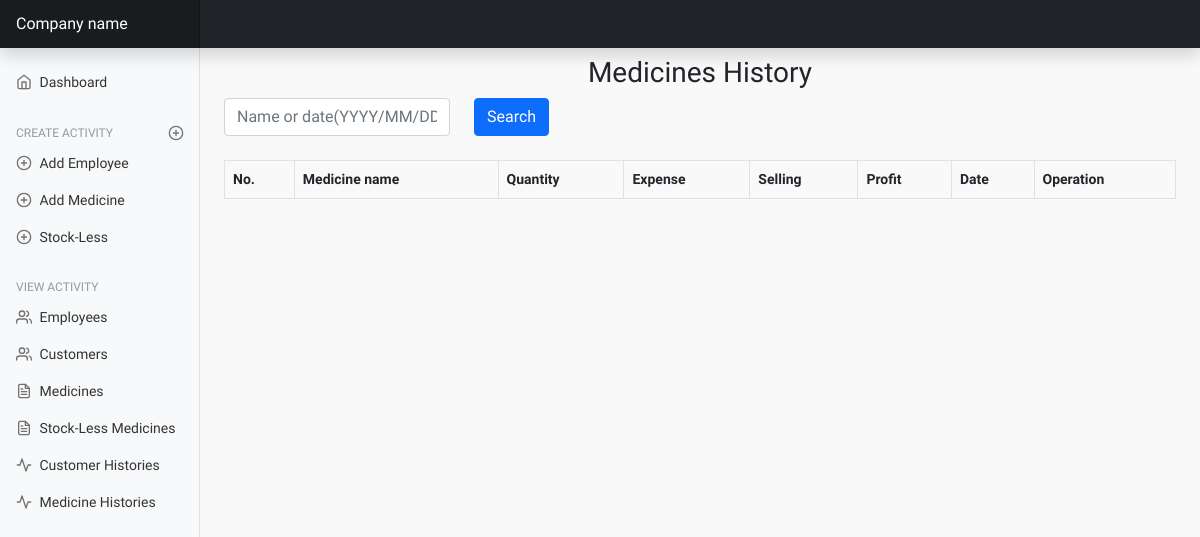
/medicine-histories/, run on an earlier commit of the app's database.
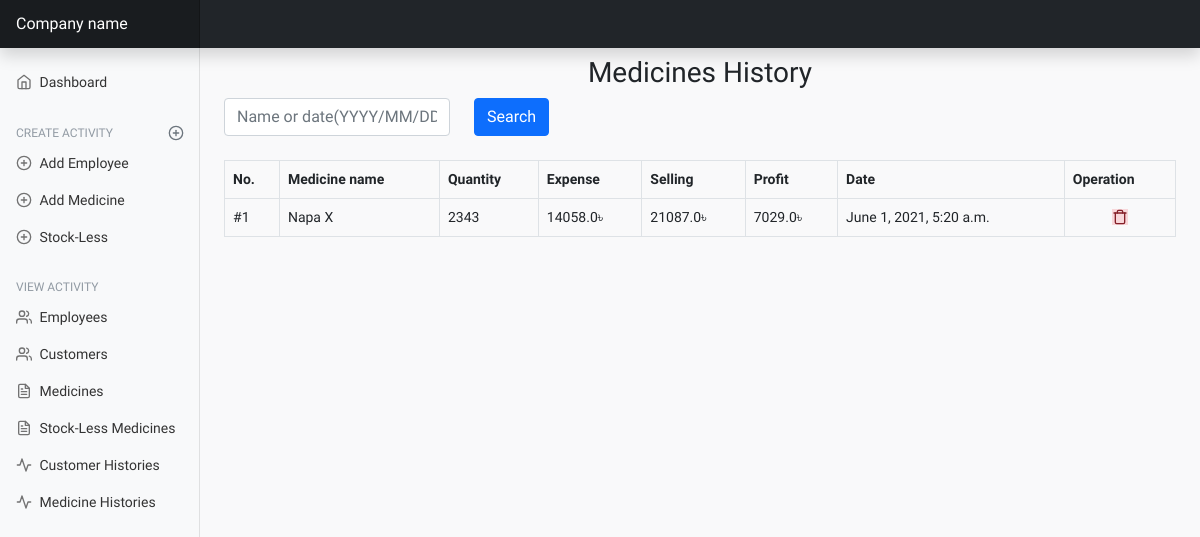
And on a later commit of the database.
### mainApp/models/medicine.py (models this page shows, shortened)
class MedicineHistory(TimeStamp):
    medicine_name = models.ForeignKey(Medicine, on_delete=models.SET_NULL, null=True)
    quantity = models.IntegerField(default=0)
    expense = models.FloatField(default=0.0)
    selling = models.FloatField(default=0.0)
    def profit(self):
        return self.selling - self.expense
    class Meta:
        ordering = ('-created_at',)
        verbose_name_plural = 'Medicine Histories'

class Medicine(TimeStamp):
    medicine_name = models.CharField(max_length=255, unique=True, null=True, blank=True)
    company_name = models.CharField(max_length=255, null=True, blank=True)
    description = models.TextField(blank=True, null=True, default='')
    location = models.CharField(max_length=50, null=True, blank=True)
    number_of_medicine = models.IntegerField(default=0, null=True, blank=True)
    original_price = models.FloatField(blank=True, null=True)
    selling_price = models.FloatField(blank=True, null=True)
    sold_number_of_medicine = models.IntegerField(default=0, blank=True, null=True)
    sold_at_a_time = models.IntegerField(default=0, blank=True, null=True)
    expire_date = models.DateField(blank=True,null=True)
    class Meta:
        ordering = ('-created_at',)
    def __str__(self):
        return str(self.medicine_name)

### mainApp/views/medicine_view.py (the view)
# urls.py: path('medicine-histories/', medicine_view.MedicineHistoryView.as_view(), name='medicine-histories'),
class MedicineHistoryView(View):
    def get(self, request):
        history = MedicineHistory.objects.all()
        search = request.GET.get('q')
        if search:
            history = MedicineHistory.objects.filter(
                Q(medicine_name__medicine_name__icontains=search) | Q(created_at__icontains=search)
            ).distinct()
        page = request.GET.get('page', 1)
        paginator = Paginator(history, per_page=5)
        try:
            all_history = paginator.page(page)
        except PageNotAnInteger as e:
            all_history = paginator.page(1)
        except EmptyPage:
            all_history = Paginator.page(paginator.num_pages)
        print("Alll histories", all_history)
        return render(request, 'medicine/medicine_history.html', {
            'histories': all_history,
        })

### mainApp/templates/medicine/medicine_history.html (shortened to what this page needs)
{% extends 'base.html' %}
{% block content %}
    <h3 class="text-center mt-2" style="font-family: 'Pattaya', sans-serif;">Medicines History</h3>
    <div class="col-lg-6 col-md-6 col-sm-12 text-center mb-4 align-items-center">
        <form class="row mb-4" method="GET">
            <div class="col-md-6">
                <input type="text" name="q" class="form-control" placeholder="Name or date(YYYY/MM/DD)"
                       aria-label="First name">
            </div>
            <div class="col-md-2">
                <input type="submit" class="btn btn-primary" VALUE="Search"/>
            </div>
        </form>
    </div>
    <table id="example" class="table table-bordered" style="width:100%">
        <thead>
        <tr>
            <th>No.</th>
            <th>Medicine name</th>
            <th>Quantity</th>
            <th>Expense</th>
            <th>Selling</th>
            <th>Profit</th>
            <th>Date</th>
            <th>Operation</th>
        </tr>
        </thead>
        <tbody id="tbody">
        {% for history in histories %}
                <tr>
                    <td>#{{ forloop.counter }}</td>
                    <td>{{ history.medicine_name }}</td>
                    <td>{{ history.quantity }}</td>
                    <td>{{ history.expense }}৳</td>
                    <td>{{ history.selling }}৳</td>
                    <td>{{ history.profit }}৳</td>
                    <td>{{ history.created_at }}</td>
                    <td style="text-align: center">
                        <a href="{% url 'medicine-delete-history' history.id %}">
                            <span class="alert-danger" data-feather="trash"></span>
                        </a>
                    </td>
                </tr>
        {% endfor %}
        </tbody>
    </table>
{% endblock content %}

What changed in the data, as far as the page shows it:
added MedicineHistory: medicine_name "Napa X", quantity "2343", expense "14058.0", selling "21087.0", profit "7029.0", created_at "June 1, 2021, 5:20 a.m."
